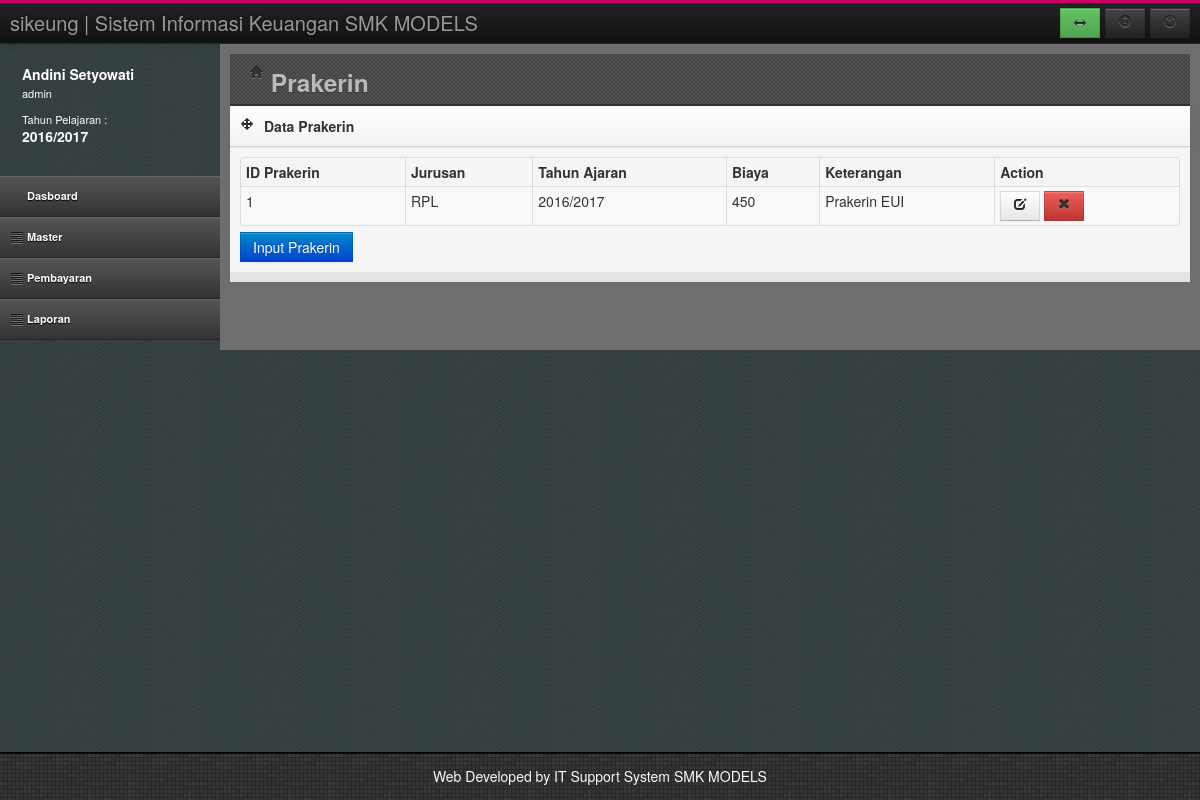
/index.php?page=prakerin (signed in), run on the app's committed database.
### tables this page shows
CREATE TABLE `tahunjar` (
  `TahunAkademik` varchar(20) NOT NULL,
  `Status` varchar(20) DEFAULT NULL,
  PRIMARY KEY (`TahunAkademik`)
);

CREATE TABLE `prakerin` (
  `kodeprakerin` int(11) NOT NULL AUTO_INCREMENT,
  `Kode_jur` int(11) DEFAULT NULL,
  `TahunAjaran` varchar(11) DEFAULT NULL,
  `Biaya` int(11) DEFAULT NULL,
  `Keterangan` varchar(50) DEFAULT NULL,
  PRIMARY KEY (`kodeprakerin`)
);

CREATE TABLE `jurusan` (
  `KODE_JUR` int(11) NOT NULL AUTO_INCREMENT,
  `NAMA_JUR` varchar(50) DEFAULT NULL,
  PRIMARY KEY (`KODE_JUR`)
);

### prakerin.php (the view, shortened to what this page needs)
<header class="head">
	<div class="main-bar">
		<h3><i class="icon-home"></i> Prakerin</h3>
	</div>
</header>
<div class="row-fluid">
	<div class="span12">
		<div class="box">
			<header>
				<div class="icons"><i class="icon-move"></i></div>
				<h5>Data Prakerin</h5>
			</header>
			<div id="collapse4" class="body">
				<table id="dataTable" class="table table-bordered table-condensed table-hover table-striped">
					<thead>
						<tr>
							<th>ID Prakerin</th>
                                                        <th>Jurusan</th>
							<th>Tahun Ajaran</th>
							<th>Biaya</th>
							<th>Keterangan</th>
							<th>Action</th>
						</tr>
					</thead>
					<tbody>
					<?php
					$sql = "SELECT a.kodeprakerin,b.NAMA_JUR,a.TahunAjaran,a.Biaya,a.Keterangan,b.KODE_JUR
                                        FROM prakerin a, jurusan b
                                        WHERE a.Kode_jur = b.KODE_JUR and tahunajaran='$TahunAktif'";
					$rw=mysql_query($sql);
					while($rs=mysql_fetch_array($rw))
					{
					?>
						<tr>
							<td><?php echo $rs[0]; ?></td>
							<td><?php echo $rs[1]; ?></td>
							<td><?php echo $rs[2]; ?></td>
                                                        <td><?php echo $rs[3]; ?></td>
							<td><?php echo $rs[4]; ?></td>
							<td>
								<a href="?page=addprakerin&act=1&id=<?php echo $rs[0]; ?>"><button class="btn edit"><i class="icon-edit"></i></button></a>
								<a href="hapusprakerin.php?id=<?php echo $rs[0]; ?>"><button class="btn btn-danger remove"><i class="icon-remove"></i></button></a>
							</td>
						</tr>
					<?php
					}
					?>
					</tbody>
				</table>
				<a href="?page=addprakerin&act=0">
					<input type="submit" value="Input Prakerin" class="btn btn-primary">
				</a>
			</div>
		</div>
	</div>
</div>

### usersesion.php
<div class="media user-media hidden-phone">
	<div class="media-body hidden-tablet">
		<h5 class="media-heading"><?php echo $LogNamaUser;?></h5>
		<ul class="unstyled user-info">
			<li><?php echo $LogHak;?><br/><br/></li>
			<li>Tahun Pelajaran : <br/>
				<h5 class="media-heading"><?php echo $TahunAktif ;?></h5>
			</li>
		</ul>
	</div>
</div>

### assets/css/style.css (style rules this page uses)
html, body { height: 100%; }
.head { height: 40px; padding-bottom: 10px; *zoom: 1; }
.head:before, .head:after { display: table; content: ""; line-height: 0; }
.head:after { clear: both; }
.head .main-bar { margin-left: 20px; position: relative; }
#left .user-media { color: #fff; padding: 20px 0 20px 10px; }
#left .user-media .media-body { float: left; margin-left: 12px; }
#left .user-media .media-body h5 { margin-bottom: 3px; }
#left .user-media .media-body .user-info li { line-height: 13px; font-size: 11px; }
.head { background-color: #444444; background-image: url("../img/bg.png"); background-repeat: repeat; border-bottom: 2px solid #333333; }
.head .main-bar h3 { color: #BABABA; line-height: 29px; text-shadow: 0 1px 0 rgba(51, 47, 47, 0.6); }
.box { margin-bottom: 10px; position: relative; width: 100%; }
.box header { background-color: #fafafa; background-image: -moz-linear-gradient(top, #ffffff, #f2f2f2); background-image: -webkit-gradient(linear, 0 0, 0 100%, from(#ffffff), to(#f2f2f2)); background-image: -webkit-linear-gradient(top, #ffffff, #f2f2f2); background-image: -o-linear-gradient(top, #ffffff, #f2f2f2); background-image: linear-gradient(to bottom, #ffffff, #f2f2f2); background-repeat: repeat-x; filter: progid:DXImageTransform.Microsoft.gradient(startColorstr='#ffffffff', endColorstr='#fff2f2f2', GradientType=0); border-bottom: 1px solid #d4d4d4; -webkit-box-shadow: 0 1px 4px rgba(0, 0, 0, 0.065); -moz-box-shadow: 0 1px 4px rgba(0, 0, 0, 0.065); box-shadow: 0 1px 4px rgba(0, 0, 0, 0.065); *zoom: 1; }
.box header:before, .box header:after { display: table; content: ""; line-height: 0; }
.box header:after { clear: both; }
.box header .icons, .box header h5 { float: left; margin: 0; }
.box header .icons { float: left; display: block; padding: 10px 5px 10px 10px; }
.box header h5 { margin: 10px 0 10px 5px; }
.box .body, .box .block { padding: 10px; background-color: #F5F5F5; -webkit-box-shadow: inset 0 1px 1px rgba(0, 0, 0, 0.05); -moz-box-shadow: inset 0 1px 1px rgba(0, 0, 0, 0.05); box-shadow: inset 0 1px 1px rgba(0, 0, 0, 0.05); }
.btn { -webkit-border-radius: 0; -moz-border-radius: 0; border-radius: 0; }

### assets/css/responsive-tables.css (style rules this page uses)
table th { font-weight: bold; }
table td, table th { padding: 9px 10px; text-align: left; }

### data on the page
tahunjar: TahunAkademik "2016/2017"
prakerin: kodeprakerin "1", Kode_jur.NAMA_JUR "RPL", TahunAjaran "2016/2017", Biaya "450", Keterangan "Prakerin EUI"

### other printed values
$LogNamaUser "Andini Setyowati"
$LogHak "admin"
